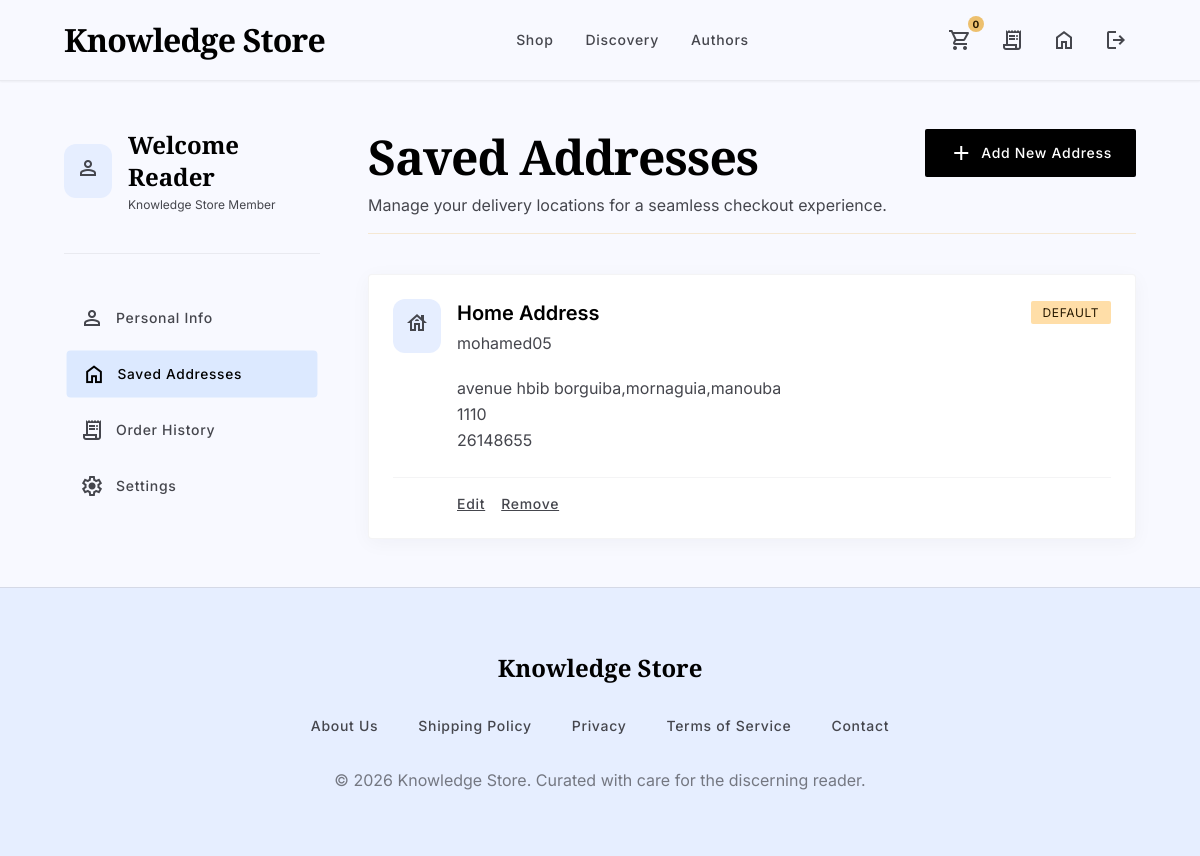
The app's page /saved-addresses/ (signed in) with its own data.
### knowledgestore/models.py (models this page shows)
class User(AbstractUser):
    phone = models.CharField(max_length=20, blank=True, null=True)
    address = models.CharField(max_length=500, blank=True, null=True)
    code_postal = models.CharField(max_length=20, blank=True, null=True)
    phone_number = models.CharField(max_length=20, blank=True, null=True)

### knowledgestore/views.py (the view)
# urls.py: path('saved-addresses/', views.saved_addresses, name='saved_addresses'),
@login_required(login_url='login')
def saved_addresses(request):
    context = {
        'user': request.user,
    }
    return render(request, 'shopi/saved_addresses.html', context)

### project/templates/shopi/saved_addresses.html (shortened to what this page needs)
{% extends 'base.html' %}
{% block content %}
<div class="flex-1 flex max-w-container-max mx-auto w-full px-margin-mobile md:px-margin-desktop py-12 gap-12">
<aside class="hidden lg:flex flex-col w-64 flex-shrink-0">
<div class="mb-10 pb-6 border-b border-outline-variant/30">
<div class="flex items-center gap-4 mb-4">
<div class="bg-surface-container p-3 rounded-full text-on-surface-variant">
<span class="material-symbols-outlined">person</span>
</div>
<div>
<h2 class="text-headline-sm font-headline-sm text-primary">Welcome Reader</h2>
<p class="text-caption font-caption text-on-surface-variant mt-1">Knowledge Store Member</p>
</div>
</div>
</div>
<nav class="flex flex-col gap-2">
<a href="#" class="flex items-center gap-3 px-4 py-3 rounded-lg text-on-surface-variant hover:bg-surface-container-low dark:hover:bg-surface-container transition-all">
<span class="material-symbols-outlined">person</span>
<span class="text-label-md font-label-md">Personal Info</span>
</a>
<a href="{% url 'saved_addresses' %}" class="flex items-center gap-3 px-4 py-3 rounded-lg text-primary font-bold bg-surface-container-high dark:bg-surface-container-highest transition-transform scale-[0.98]">
<span class="material-symbols-outlined">home</span>
<span class="text-label-md font-label-md">Saved Addresses</span>
</a>
<a href="{% url 'order_history' %}" class="flex items-center gap-3 px-4 py-3 rounded-lg text-on-surface-variant hover:bg-surface-container-low dark:hover:bg-surface-container transition-all">
<span class="material-symbols-outlined">receipt_long</span>
<span class="text-label-md font-label-md">Order History</span>
</a>
<a href="#" class="flex items-center gap-3 px-4 py-3 rounded-lg text-on-surface-variant hover:bg-surface-container-low dark:hover:bg-surface-container transition-all">
<span class="material-symbols-outlined">settings</span>
<span class="text-label-md font-label-md">Settings</span>
</a>
</nav>
</aside>
<div class="flex-1 min-w-0">
<div class="flex flex-col md:flex-row md:items-end justify-between mb-10 pb-4 border-b border-tertiary-fixed-dim/30">
<div>
<h1 class="text-display-lg-mobile md:text-display-lg font-display-lg-mobile md:font-display-lg text-primary mb-2">Saved Addresses</h1>
<p class="text-body-md font-body-md text-on-surface-variant">Manage your delivery locations for a seamless checkout experience.</p>
</div>
<a href="{% url 'add_address' %}" class="mt-6 md:mt-0 bg-primary text-on-primary px-6 py-3 rounded text-label-md font-label-md hover:bg-on-background transition-colors flex items-center gap-2 self-start">
<span class="material-symbols-outlined">add</span>
Add New Address
</a>
</div>
<div class="flex flex-col gap-6">
<div class="bg-surface-container-lowest rounded-lg p-6 card-shadow border border-outline-variant/20 relative group hover:-translate-y-1 transition-transform duration-300">
<div class="absolute top-6 right-6">
<span class="bg-tertiary-fixed text-on-tertiary-fixed px-3 py-1 rounded text-caption font-caption tracking-wider uppercase">Default</span>
</div>
<div class="flex items-start gap-4 mb-4">
<div class="bg-surface-container p-3 rounded-full text-on-surface-variant">
<span class="material-symbols-outlined">house</span>
</div>
<div>
<h3 class="text-title-lg font-title-lg text-primary mb-1">Home Address</h3>
<p class="text-body-md font-body-md text-on-surface-variant mb-1">{{ user.username }}</p>
</div>
</div>
<div class="pl-16 mb-6">
<p class="text-body-md font-body-md text-on-surface-variant leading-relaxed">
    {{ user.address|default:"No address set" }}<br/>
    {% if user.code_postal %}
    {{ user.code_postal }}<br/>
    {% endif %}
    {% if user.phone_number %}
    {{ user.phone_number }}
    {% endif %}
</p>
</div>
<div class="pl-16 flex gap-4 pt-4 border-t border-outline-variant/20">
<a href="{% url 'edit_address' %}" class="text-label-md font-label-md text-on-surface-variant underline hover:text-primary transition-colors">Edit</a>
<a href="{% url 'delete_address' %}" class="text-label-md font-label-md text-on-surface-variant underline hover:text-error transition-colors">Remove</a>
</div>
</div>
</div>
</div>
{% endblock %}

### project/templates/base.html (shortened to what this page needs)
{% load static %}
<!DOCTYPE html>
<html class="light" lang="en">
<head>
<script src="https://cdn.tailwindcss.com?plugins=forms,container-queries"></script>
<script id="tailwind-config">
tailwind.config = {
  darkMode: "class",
  theme: {
    extend: {
      "colors": {
        "surface-container-high": "#dce9ff",
        "on-primary-container": "#7c839b",
        "on-secondary-container": "#626360",
        "on-primary": "#ffffff",
        "error": "#ba1a1a",
        "primary-fixed": "#dae2fd",
        "on-surface-variant": "#45464d",
        "on-primary-fixed-variant": "#3f465c",
        "surface-container-lowest": "#ffffff",
        "on-tertiary-fixed": "#271900",
        "surface-container-low": "#eff4ff",
        "on-secondary-fixed-variant": "#464744",
        "secondary-container": "#e0e0dc",
        "surface-container-highest": "#d5e3fc",
        "on-error-container": "#93000a",
        "on-tertiary": "#ffffff",
        "surface": "#f8f9ff",
        "primary-container": "#131b2e",
        "on-background": "#0d1c2e",
        "primary-fixed-dim": "#bec6e0",
        "on-secondary": "#ffffff",
        "error-container": "#ffdad6",
        "surface-variant": "#d5e3fc",
        "tertiary": "#000000",
        "secondary": "#5e5f5c",
        "on-tertiary-fixed-variant": "#5e4200",
        "tertiary-fixed": "#ffdea8",
        "on-secondary-fixed": "#1b1c1a",
        "secondary-fixed": "#e3e2df",
        "on-tertiary-container": "#a47e33",
        "surface-dim": "#ccdbf3",
        "inverse-primary": "#bec6e0",
        "on-primary-fixed": "#131b2e",
        "surface-container": "#e6eeff",
        "tertiary-container": "#271900",
        "outline": "#76777d",
        "on-surface": "#0d1c2e",
        "inverse-on-surface": "#eaf1ff",
        "outline-variant": "#c6c6cd",
        "tertiary-fixed-dim": "#edc06e",
        "surface-bright": "#f8f9ff",
        "background": "#f8f9ff",
        "secondary-fixed-dim": "#c7c7c3",
        "inverse-surface": "#233144",
        "surface-tint": "#565e74",
        "on-error": "#ffffff",
        "primary": "#000000"
      },
      "borderRadius": {
        "DEFAULT": "0.125rem",
        "lg": "0.25rem",
        "xl": "0.5rem",
        "full": "0.75rem"
      },
      "spacing": {
        "container-max": "1280px",
        "margin-mobile": "20px",
        "margin-desktop": "64px",
        "unit": "8px",
        "gutter": "24px"
      },
      "fontFamily": {
        "label-md": ["Inter"],
        "display-lg-mobile": ["Playfair Display"],
        "title-lg": ["Inter"],
        "body-md": ["Inter"],
        "headline-sm": ["Playfair Display"],
        "headline-md": ["Playfair Display"],
        "caption": ["Inter"],
        "body-lg": ["Inter"],
        "display-lg": ["Playfair Display"]
      },
      "fontSize": {
        "label-md": ["14px", {"lineHeight": "20px", "letterSpacing": "0.05em", "fontWeight": "500"}],
        "display-lg-mobile": ["32px", {"lineHeight": "40px", "letterSpacing": "-0.01em", "fontWeight": "700"}],
        "title-lg": ["20px", {"lineHeight": "28px", "fontWeight": "600"}],
        "body-md": ["16px", {"lineHeight": "24px", "fontWeight": "400"}],
        "headline-sm": ["24px", {"lineHeight": "32px", "fontWeight": "600"}],
        "headline-md": ["32px", {"lineHeight": "40px", "fontWeight": "600"}],
        "caption": ["12px", {"lineHeight": "16px", "fontWeight": "400"}],
        "body-lg": ["18px", {"lineHeight": "28px", "fontWeight": "400"}],
        "display-lg": ["48px", {"lineHeight": "56px", "letterSpacing": "-0.02em", "fontWeight": "700"}]
      }
    }
  }
}
</script>
</head>
<body class="bg-surface text-on-surface font-body-md text-body-md antialiased selection:bg-surface-dim selection:text-on-surface min-h-screen flex flex-col">
<header class="bg-surface dark:bg-surface-container-low shadow-sm dark:shadow-none border-b border-outline-variant/30 dark:border-outline-variant/10 sticky top-0 z-50 w-full">
<div class="flex flex-nowrap justify-between items-center w-full px-3 md:px-margin-desktop max-w-container-max mx-auto min-h-14 md:min-h-20 gap-2 md:gap-4">
<div class="flex items-center shrink-0">
<a class="text-title-lg md:text-headline-md font-title-lg md:font-headline-md text-primary dark:text-on-surface tracking-tight whitespace-nowrap" href="{% url 'home' %}">Knowledge Store</a>
</div>
<nav class="hidden md:flex items-center gap-8 shrink-0">
<a class="{% if request.path == '/shop/' %}text-primary dark:text-on-surface border-b-2 border-primary pb-1{% else %}text-on-surface-variant dark:text-outline hover:text-primary transition-colors{% endif %} text-label-md font-label-md transition-all duration-300 ease-in-out" href="{% url 'shop' %}">Shop</a>
<a class="{% if request.path == '/' %}text-primary dark:text-on-surface border-b-2 border-primary pb-1{% else %}text-on-surface-variant dark:text-outline hover:text-primary transition-colors{% endif %} text-label-md font-label-md transition-all duration-300 ease-in-out" href="{% url 'home' %}">Discovery</a>
<a class="{% if request.path == '/authors/' %}text-primary dark:text-on-surface border-b-2 border-primary pb-1{% else %}text-on-surface-variant dark:text-outline hover:text-primary transition-colors{% endif %} text-label-md font-label-md transition-all duration-300 ease-in-out" href="{% url 'authors' %}">Authors</a>
</nav>
<div class="flex items-center gap-3 shrink-0">
<div class="flex items-center gap-3 hidden md:flex">
{% if request.user.is_authenticated %}
<a href="{% url 'panier' request.user.id %}" class="p-2 text-on-surface-variant hover:text-primary dark:hover:text-on-surface-variant transition-all rounded-full flex items-center justify-center relative">
<span class="material-symbols-outlined">shopping_cart</span>
<span class="absolute -top-1 -right-1 bg-tertiary-fixed-dim text-on-tertiary-fixed text-[10px] w-4 h-4 rounded-full flex items-center justify-center font-bold">{{ request.user.panier_set.count }}</span>
</a>
<a href="{% url 'commande' request.user.id %}" class="p-2 text-on-surface-variant hover:text-primary dark:hover:text-on-surface-variant transition-all rounded-full flex items-center justify-center">
<span class="material-symbols-outlined">receipt_long</span>
</a>
<a href="{% url 'saved_addresses' %}" class="p-2 text-on-surface-variant hover:text-primary dark:hover:text-on-surface-variant transition-all rounded-full flex items-center justify-center">
<span class="material-symbols-outlined">home</span>
</a>
<a href="{% url 'logout' %}" class="p-2 text-on-surface-variant hover:text-primary dark:hover:text-on-surface-variant transition-all rounded-full flex items-center justify-center">
<span class="material-symbols-outlined">logout</span>
</a>
{% else %}
<a href="{% url 'login' %}" class="bg-primary-container text-on-primary-container px-5 py-2 rounded-full text-label-md font-label-md hover:bg-surface-tint hover:text-on-primary transition-colors flex items-center gap-2">
<span class="material-symbols-outlined text-lg">login</span>Login
</a>
{% endif %}
</div>
</div>
</div>
</header>
<main class="flex-grow w-full">
{% block content %}{% endblock %}
</main>
<footer class="bg-surface-container dark:bg-surface-container-lowest border-t border-outline-variant/50 shadow-none w-full py-16 mt-auto">
<div class="flex flex-col items-center justify-center w-full px-margin-mobile md:px-margin-desktop max-w-container-max mx-auto">
<a class="text-headline-sm font-headline-sm text-primary mb-8" href="{% url 'home' %}">Knowledge Store</a>
<nav class="flex flex-wrap justify-center gap-6 md:gap-10 mb-8">
<a class="text-on-surface-variant hover:text-primary transition-colors text-label-md font-label-md" href="#">About Us</a>
<a class="text-on-surface-variant hover:text-primary transition-colors text-label-md font-label-md" href="#">Shipping Policy</a>
<a class="text-on-surface-variant hover:text-primary transition-colors text-label-md font-label-md" href="#">Privacy</a>
<a class="text-on-surface-variant hover:text-primary transition-colors text-label-md font-label-md" href="#">Terms of Service</a>
<a class="text-on-surface-variant hover:text-primary transition-colors text-label-md font-label-md" href="#">Contact</a>
</nav>
<p class="text-body-md font-body-md text-on-surface-variant text-center opacity-70">
    &copy; 2026 Knowledge Store. Curated with care for the discerning reader.
</p>
</div>
</footer>
</body>
</html>

### project/templates/base.html (style rules this page uses)
.material-symbols-outlined { font-variation-settings: 'FILL' 0, 'wght' 400, 'GRAD' 0, 'opsz' 24; }
.card-shadow { box-shadow: 0 4px 20px rgba(13, 28, 46, 0.04); }

### records on screen
User: user.panier_set.count "0", username "mohamed05", address "avenue hbib borguiba,mornaguia,manouba", code_postal "1110", phone_number "26148655"
